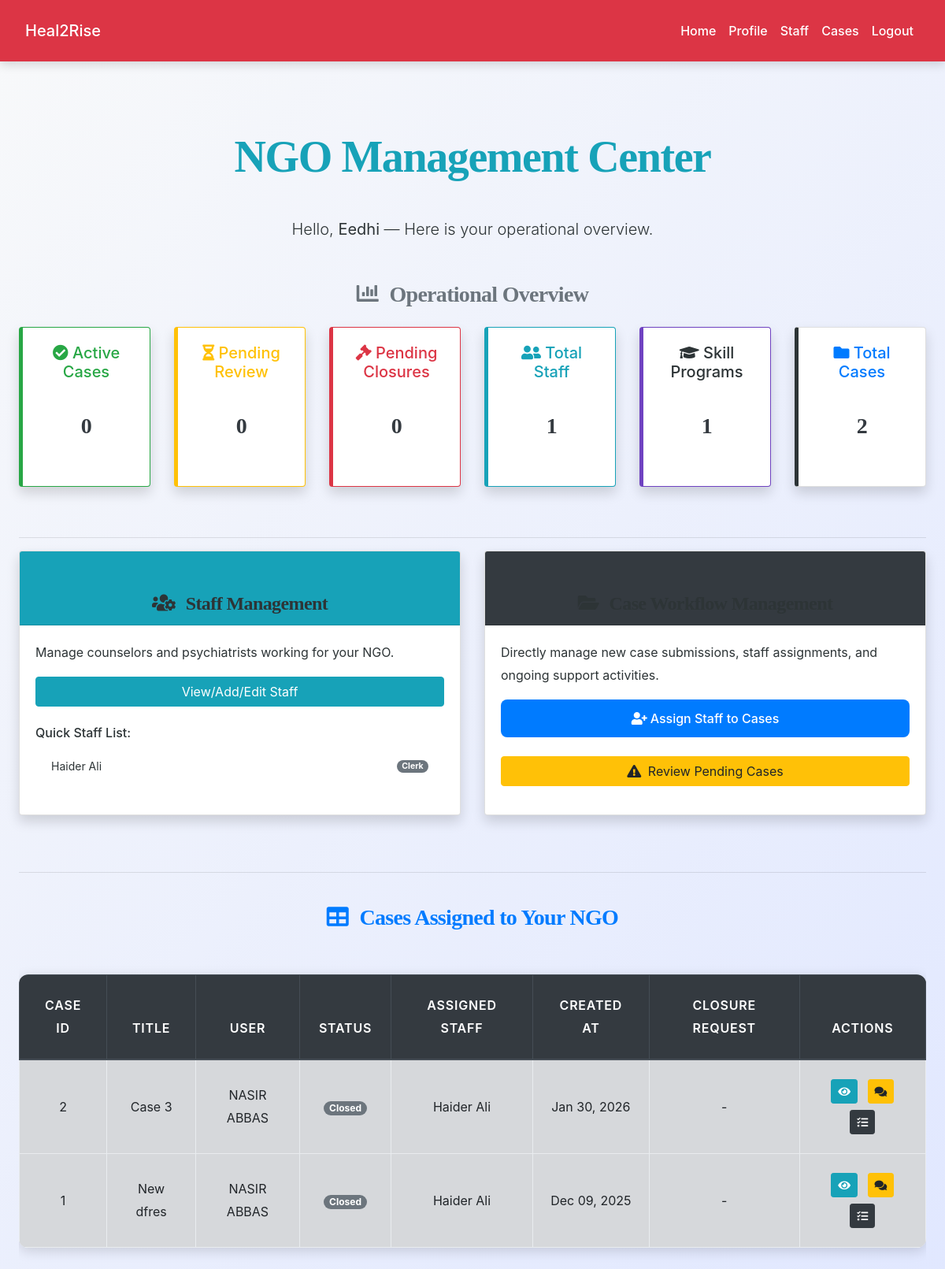
The page /ngo/dashboard.php (signed in) on the database its author committed.
### tables this page shows
CREATE TABLE `ngo_staff` (
  `id` int(11) NOT NULL,
  `ngo_id` int(11) NOT NULL,
  `full_name` varchar(100) NOT NULL,
  `email` varchar(100) NOT NULL,
  `phone` varchar(20) DEFAULT NULL,
  `password_hash` varchar(255) NOT NULL,
  `designation` varchar(50) NOT NULL,
  `qualification` text DEFAULT NULL,
  `experience_years` int(11) DEFAULT 0,
  `status` enum('active','inactive') DEFAULT 'active',
  `created_at` datetime DEFAULT current_timestamp()
);

CREATE TABLE `cases` (
  `id` int(11) NOT NULL,
  `case_title` varchar(255) NOT NULL,
  `description` text NOT NULL,
  `user_id` int(11) NOT NULL,
  `assigned_ngo_id` int(11) NOT NULL,
  `assigned_staff_id` int(11) DEFAULT NULL,
  `status` enum('pending','approved','rejected','closed') NOT NULL DEFAULT 'pending',
  `problem_category` text DEFAULT NULL,
  `severity` varchar(50) DEFAULT NULL,
  `risk_level` varchar(50) DEFAULT NULL,
  `created_at` datetime DEFAULT current_timestamp(),
  `closed_at` datetime DEFAULT NULL
);

CREATE TABLE `users` (
  `id` int(11) NOT NULL,
  `name` varchar(255) DEFAULT NULL,
  `email` varchar(255) NOT NULL,
  `password` varchar(255) NOT NULL,
  `phone` varchar(50) DEFAULT NULL,
  `emergency_contact` varchar(255) DEFAULT NULL,
  `role` enum('user','counselor','psychiatrist') NOT NULL DEFAULT 'user',
  `gender` varchar(50) DEFAULT NULL,
  `age` int(11) DEFAULT NULL,
  `status` enum('active','pending','blocked') DEFAULT 'pending',
  `created_at` datetime DEFAULT current_timestamp()
);

### ngo/dashboard.php (the view, shortened to what this page needs)
<?php
include('config.php');
$ngo_id = $_SESSION["id"];
$ngo_name = $_SESSION["name"];
try {
    $total_cases = $conn->query("SELECT COUNT(*) FROM cases WHERE assigned_ngo_id = {$ngo_id}")->fetch_row()[0] ?? 0;
    $active_cases = $conn->query("SELECT COUNT(*) FROM cases WHERE assigned_ngo_id = {$ngo_id} AND status = 'approved' AND closed_at IS NULL")->fetch_row()[0] ?? 0;
    $pending_cases = $conn->query("SELECT COUNT(*) FROM cases WHERE assigned_ngo_id = {$ngo_id} AND status = 'pending'")->fetch_row()[0] ?? 0;
    $total_staff = $conn->query("SELECT COUNT(*) FROM ngo_staff WHERE ngo_id = {$ngo_id}")->fetch_row()[0] ?? 0;
    $pending_closure_requests = $conn->query("SELECT COUNT(*) FROM closure_requests WHERE ngo_id = {$ngo_id} AND status = 'pending'")->fetch_row()[0] ?? 0;
    $total_programs = $conn->query("SELECT COUNT(*) FROM skill_programs WHERE ngo_id = {$ngo_id}")->fetch_row()[0] ?? 0;
    $staff_result = $conn->query("SELECT id, full_name, designation FROM ngo_staff WHERE ngo_id = {$ngo_id} ORDER BY full_name ASC LIMIT 5");
} catch (Exception $e) {
    $total_cases = 0; $active_cases = 0; $pending_cases = 0; $total_staff = 0; $pending_closure_requests = 0; $total_programs = 0;
    $staff_result = false;
}
$stmt = $conn->prepare("
    SELECT c.*, u.name AS user_name, u.email AS user_email, s.full_name AS assigned_staff,
           cr.id AS closure_id, cr.status AS closure_status, cr.notes AS closure_notes
    FROM cases c
    JOIN users u ON c.user_id = u.id
    LEFT JOIN ngo_staff s ON c.assigned_staff_id = s.id
    LEFT JOIN closure_requests cr ON c.assigned_ngo_id = cr.ngo_id AND c.id = cr.case_id AND cr.status = 'pending'
    WHERE c.assigned_ngo_id = ?
    ORDER BY c.created_at DESC
");
$stmt->bind_param("i", $ngo_id);
$stmt->execute();
$result = $stmt->get_result();
?>
<!DOCTYPE html>
<html lang="en">
<head>
    <link rel="stylesheet" href="https://cdn.jsdelivr.net/npm/bootstrap@4.6.2/dist/css/bootstrap.min.css">
    <link rel="stylesheet" href="https://cdnjs.cloudflare.com/ajax/libs/font-awesome/5.15.4/css/all.min.css">
    <link rel="stylesheet" href="../css/style.css">
</head>
<body>
<?php include('navbar.php'); ?>
<div class="container py-5">
    <div class="text-center mb-5">
        <h1 class="display-4 font-weight-bold text-info">NGO Management Center </h1>
        <p class="lead">Hello, <strong><?= htmlspecialchars($ngo_name) ?></strong> — Here is your operational overview.</p>
    </div>
    <h3 class="mb-4 text-secondary"><i class="fas fa-chart-bar mr-2"></i> Operational Overview</h3>
    <div class="row mb-5">
        <div class="col-md-4 col-lg-2 mb-3">
            <div class="card card-stats card-assigned shadow">
                <div class="card-body text-center">
                    <h5 class="card-title text-success"><i class="fas fa-check-circle"></i> Active Cases</h5>
                    <h3 class="stats-value text-dark"><?= $active_cases ?></h3>
                </div>
            </div>
        </div>
        <div class="col-md-4 col-lg-2 mb-3">
            <div class="card card-stats card-pending shadow">
                <div class="card-body text-center">
                    <h5 class="card-title text-warning"><i class="fas fa-hourglass-half"></i> Pending Review</h5>
                    <h3 class="stats-value text-dark"><?= $pending_cases ?></h3>
                </div>
            </div>
        </div>
        <div class="col-md-4 col-lg-2 mb-3">
            <div class="card card-stats card-closure shadow">
                <div class="card-body text-center">
                    <h5 class="card-title text-danger"><i class="fas fa-gavel"></i> Pending Closures</h5>
                    <h3 class="stats-value text-dark"><?= $pending_closure_requests ?></h3>
                </div>
            </div>
        </div>
        <div class="col-md-4 col-lg-2 mb-3">
            <div class="card card-stats card-staff shadow">
                <div class="card-body text-center">
                    <h5 class="card-title text-info"><i class="fas fa-user-friends"></i> Total Staff</h5>
                    <h3 class="stats-value text-dark"><?= $total_staff ?></h3>
                </div>
            </div>
        </div>
        <div class="col-md-4 col-lg-2 mb-3">
            <div class="card card-stats card-programs shadow">
                <div class="card-body text-center">
                    <h5 class="card-title text-purple"><i class="fas fa-graduation-cap"></i> Skill Programs</h5>
                    <h3 class="stats-value text-dark"><?= $total_programs ?></h3>
                </div>
            </div>
        </div>
        <div class="col-md-4 col-lg-2 mb-3">
            <div class="card card-stats shadow">
                <div class="card-body text-center">
                    <h5 class="card-title text-primary"><i class="fas fa-folder"></i> Total Cases</h5>
                    <h3 class="stats-value text-dark"><?= $total_cases ?></h3>
                </div>
            </div>
        </div>
    </div>
    <hr>
    <div class="row mb-5">
        <div class="col-lg-6 mb-4">
            <div class="card shadow h-100">
                <div class="card-header bg-info text-white">
                    <h4 class="mb-0"><i class="fas fa-users-cog mr-2"></i> Staff Management</h4>
                </div>
                <div class="card-body">
                    <p>Manage counselors and psychiatrists working for your NGO.</p>
                    <a href="view_staff.php" class="btn btn-block btn-info mb-3">View/Add/Edit Staff</a>
                    <h6 class="mt-4">Quick Staff List:</h6>
                    <ul class="list-group list-group-flush">
                        <?php if ($staff_result && $staff_result->num_rows > 0): ?>
                            <?php while($staff = $staff_result->fetch_assoc()): ?>
                                <li class="list-group-item d-flex justify-content-between align-items-center small">
                                    <?= htmlspecialchars($staff['full_name']) ?>
                                    <span class="badge badge-secondary badge-pill"><?= htmlspecialchars($staff['designation']) ?></span>
                                </li>
                            <?php endwhile; ?>
                        <?php else: ?>
                            <li class="list-group-item text-center text-muted">No staff added yet.</li>
                        <?php endif; ?>
                    </ul>
                </div>
            </div>
        </div>
<div class="col-lg-6 mb-4">
    <div class="card shadow h-100">
        <div class="card-header bg-dark text-white">
            <h4 class="mb-0"><i class="fas fa-folder-open mr-2"></i> Case Workflow Management</h4>
        </div>
        <div class="card-body">
            <p>Directly manage new case submissions, staff assignments, and ongoing support activities.</p>
            <a href="view_cases.php" class="btn btn-block btn-primary mb-3">
                <i class="fas fa-user-plus mr-1"></i> Assign Staff to Cases
            </a>
            <a href="view_cases.php" class="btn btn-block btn-warning mb-3">
                <i class="fas fa-exclamation-triangle mr-1"></i> Review Pending Cases
            </a>
        </div>
    </div>
</div>
    </div>
    <hr>
    <h3 class="mb-4 text-primary"><i class="fas fa-table mr-2"></i> Cases Assigned to Your NGO</h3>
    <?php if ($result->num_rows > 0): ?>
        <div class="table-responsive">
            <table class="table table-bordered table-striped">
                <thead class="thead-dark">
                    <tr>
                        <th>Case ID</th>
                        <th>Title</th>
                        <th>User</th>
                        <th>Status</th>
                        <th>Assigned Staff</th>
                        <th>Created At</th>
                        <th>Closure Request</th>
                        <th>Actions</th>
                    </tr>
                </thead>
                <tbody>
                    <?php while ($case = $result->fetch_assoc()): ?>
                        <tr class="<?= $case['status']=='pending' ? 'table-warning' : ($case['status']=='closed' ? 'table-secondary' : 'table-success') ?>">
                            <td><?= $case['id'] ?></td>
                            <td><?= htmlspecialchars($case['case_title']) ?></td>
                            <td><?= htmlspecialchars($case['user_name']) ?></td>
                            <td><span class="badge badge-pill badge-<?= $case['status']=='pending' ? 'warning' : ($case['status']=='closed' ? 'secondary' : 'success') ?>"><?= ucfirst($case['status']) ?></span></td>
                            <td><?= $case['assigned_staff'] ?? 'Not Assigned' ?></td>
                            <td><?= date('M d, Y', strtotime($case['created_at'])) ?></td>
                            <td>
                                <?php if ($case['closure_id']): ?>
                                    <span class="badge badge-pending">PENDING</span>
                                    <br><small><?= htmlspecialchars(substr($case['closure_notes'], 0, 30)).'...' ?></small>
                                <?php else: ?>
                                    -
                                <?php endif; ?>
                            </td>
                            <td>
                                <a href="view_case_details.php?id=<?= $case['id'] ?>" class="m-1 btn btn-sm btn-info" title="View Details"><i class="fas fa-eye"></i></a>
                                <a href="counseling_sessions.php?case_id=<?= $case['id'] ?>" class="m-1 btn btn-sm btn-warning" title="Manage Sessions"><i class="fas fa-comments"></i></a>
                                <a href="skills_progress.php?case_id=<?= $case['id'] ?>" class="m-1 btn btn-sm btn-dark" title="Progress Notes & Skills"><i class="fas fa-tasks"></i></a>
                            </td>
                        </tr>
                    <?php endwhile; ?>
                </tbody>
            </table>
        </div>
    <?php else: ?>
        <p class="text-center">No cases currently assigned to your NGO.</p>
    <?php endif; ?>
</div>
</body>
</html>

### css/style.css (style rules this page uses)
:root { --primary: #007bff; --secondary: #6c757d; --success: #28a745; --info: #17a2b8; --warning: #ffc107; --danger: #dc3545; --light: #f8f9fa; --dark: #2d3436; --accent: #ff6f61; --highlight: #6f42c1; --shadow: rgba(0, 0, 0, 0.15); --transition: all 0.3s ease-in-out; }
body { font-family: 'Inter', 'Segoe UI', Tahoma, Geneva, Verdana, sans-serif; background: linear-gradient(135deg, var(--light) 0%, #e0e7ff 100%); color: var(--dark); line-height: 1.8; margin: 0; padding: 0; min-height: 100vh; font-size: 16px; }
h1, h2, h3, h4 { text-align: center; margin: 2.5rem 0; font-family: 'Georgia', 'Times New Roman', serif; color: var(--dark); font-weight: 700; letter-spacing: -0.025em; }
h1 { font-size: 2.5rem; }
h3 { font-size: 1.75rem; }
h4 { font-size: 1.5rem; }
.container { max-width: 1200px; margin: 0 auto 3rem; padding: 0 1.5rem; }
.table { width: 100%; border-collapse: collapse; margin: 2rem 0; font-size: 1rem; background-color: #ffffff; border-radius: 12px; overflow: hidden; box-shadow: 0 4px 16px var(--shadow); transition: var(--transition); }
.table th, .table td { padding: 1.25rem; border: 1px solid #e9ecef; text-align: center; vertical-align: middle; }
.table thead th { background-color: rgb(0, 0, 0); color: white; font-weight: 600; text-transform: uppercase; letter-spacing: 0.05em; padding: 1.5rem; }
.table tbody tr { transition: var(--transition); }
.table tbody tr:nth-child(odd) { background-color: var(--light); }
.btn-primary { background-color: var(--primary); color: #fff; border: none; border-radius: 8px; padding: 0.75rem 1.5rem; font-size: 1rem; font-weight: 500; cursor: pointer; transition: var(--transition); display: inline-flex; align-items: center; justify-content: center; }
a { color: var(--primary); text-decoration: none; font-weight: 500; transition: var(--transition); }

### ngo/dashboard.php (style rules this page uses)
.card-stats { transition: transform 0.3s; border-left: 5px solid; }
.card-assigned { border-color: #28a745; }
.card-pending { border-color: #ffc107; }
.card-staff { border-color: #17a2b8; }
.card-programs { border-color: #6f42c1; }
.card-closure { border-color: #dc3545; }

### rows shown on the page
ngo_staff: full_name "Haider Ali", designation "Clerk"
cases: id "2", case_title "Case 3", user.name "NASIR ABBAS", status "Closed", ngo_staff.full_name "Haider Ali", created_at "Jan 30, 2026"
cases: id "1", case_title "New dfres", user.name "NASIR ABBAS", status "Closed", ngo_staff.full_name "Haider Ali", created_at "Dec 09, 2025"

### other values the page prints
$ngo_name "Eedhi"
$active_cases "0"
$pending_cases "0"
$pending_closure_requests "0"
$total_staff "1"
$total_programs "1"
$total_cases "2"
